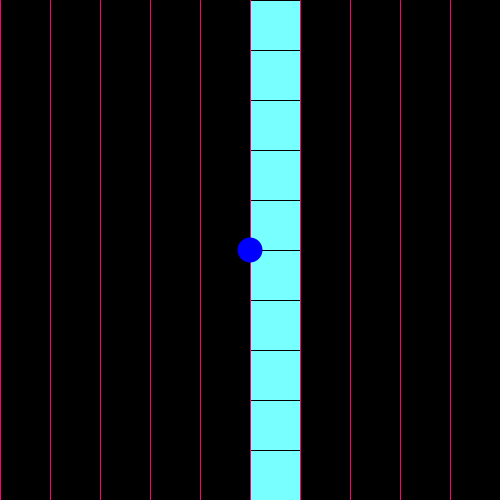
Frame 1 (no input)
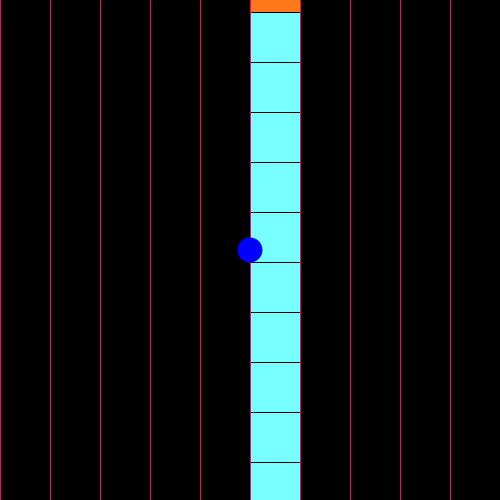
Frame 60 (the mouse pressed at the canvas centre just before this capture)
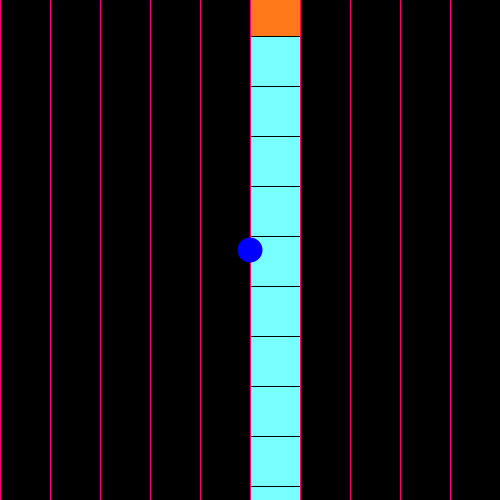
Frame 120 (the mouse held since frame 60 and released just before this capture)

The Processing sketch that drew these frames (run headless with seeded random() and noise(); from frame 60 on, the mouse is pressed at the canvas centre):

// Processing sketch: BallOnPathGame
// ── BallOnPathGame.pde
int[] pathPos = new int[11]; // values can be: {1 - 10}, 0-50, 50-100, 100-150, etc. (exclude 10)
int x, y, r; // r is actually diameter
float yo; // path y-offset
float mi; // movement index
int si;

void setup() {
  size(500, 500);

  for (int i = 0; i < pathPos.length; i++) {
    pathPos[i] = 5;
  }

  x = 250;
  y = 250;
  r = 25;
  si = r;

  yo = 0;
  mi = 1;
}

void draw() {
  background(0);

  strokeWeight(1);
  stroke(0);
  fill(255, 120, 25);
  for (int i = 0; i < pathPos.length; i++) {
    rect(pathPos[i]*width/10, (i-1)*50+yo, 50, 50);
    fill(120, 255, 255);
  }
  stroke(255, 0, 120);
  for (int i = 0; i < 10; i++) {
    line(50*i, 0, 50*i, height);
  }
  noStroke();
  fill(0, 0, 255);
  ellipse(x, y, r, r);

  if (keyPressed && keyCode == LEFT) {
    x-=mi*1.5;
  }
  if (keyPressed && keyCode == RIGHT) {
    x+=mi*1.5;
  }
  if (x > width) {
    x = width;
  }
  if (x < 0) {
    x = 0;
  }
  fall();
  modifyR();

  yo+=mi;
  if (yo/50 > 1) {
    yo = 0;
    for (int i = pathPos.length-1; i > 0; i--) {
      pathPos[i] = pathPos[i-1];
    } // 1 = 0, 2 = 1, 3 = 2, 4 = 3, 5 = 4, 6 = 5, 7 = 6, 8 = 7, 9 = 8, 10 = 9, 11 = 10, 0 = new
    pathPos[0] += (int) random(-2, 2); // -1.9 <> 1.9 (truncates)
    if (pathPos[0] > 9) {
      pathPos[0] = 9;
    }
    if (pathPos[0] < 0) {
      pathPos[0] = 0;
    }
  }
  // noLoop();
  mi*=1.0025;
}

void fall() {
  boolean onOne = false;
  // check 4, 5, 6
  for (int i = 4; i <= 6; i++) {
    if (x+r/2 > pathPos[i]*width/10 && x-r/2 < pathPos[i]*width/10+50 && y+r/2 > (i-1)*50+yo && y-r/2 < (i-1)*50+yo+50) {
      onOne = true;
    }
  }
  
  if (!onOne) {
    si = 26;
    mi = 1;
  }
}

void modifyR() {
  if (si > 25 && si%2==0) {
    si+=2;
  }
  if (si > 25 && si%2!=0) {
    si-=2;
  }
  if (si > 52) {
    si--;
  }
  r = si;
}
